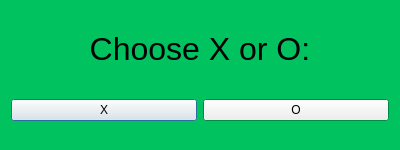
<?xml version="1.0" encoding="UTF-8"?>
<ui version="4.0">
 <class>Dialog</class>
 <widget class="QDialog" name="Dialog">
  <property name="geometry">
   <rect>
    <x>0</x>
    <y>0</y>
    <width>400</width>
    <height>150</height>
   </rect>
  </property>
  <property name="maximumSize">
   <size>
    <width>400</width>
    <height>150</height>
   </size>
  </property>
  <property name="palette">
   <palette>
    <active>
     <colorrole role="Base">
      <brush brushstyle="SolidPattern">
       <color alpha="255">
        <red>255</red>
        <green>255</green>
        <blue>255</blue>
       </color>
      </brush>
     </colorrole>
     <colorrole role="Window">
      <brush brushstyle="SolidPattern">
       <color alpha="255">
        <red>0</red>
        <green>194</green>
        <blue>94</blue>
       </color>
      </brush>
     </colorrole>
    </active>
    <inactive>
     <colorrole role="Base">
      <brush brushstyle="SolidPattern">
       <color alpha="255">
        <red>255</red>
        <green>255</green>
        <blue>255</blue>
       </color>
      </brush>
     </colorrole>
     <colorrole role="Window">
      <brush brushstyle="SolidPattern">
       <color alpha="255">
        <red>0</red>
        <green>194</green>
        <blue>94</blue>
       </color>
      </brush>
     </colorrole>
    </inactive>
    <disabled>
     <colorrole role="Base">
      <brush brushstyle="SolidPattern">
       <color alpha="255">
        <red>0</red>
        <green>194</green>
        <blue>94</blue>
       </color>
      </brush>
     </colorrole>
     <colorrole role="Window">
      <brush brushstyle="SolidPattern">
       <color alpha="255">
        <red>0</red>
        <green>194</green>
        <blue>94</blue>
       </color>
      </brush>
     </colorrole>
    </disabled>
   </palette>
  </property>
  <property name="windowTitle">
   <string>Choose X or O</string>
  </property>
  <layout class="QGridLayout" name="gridLayout">
   <item row="0" column="0" colspan="2">
    <widget class="QTextBrowser" name="textBrowser">
     <property name="enabled">
      <bool>false</bool>
     </property>
     <property name="sizePolicy">
      <sizepolicy hsizetype="Preferred" vsizetype="Fixed">
       <horstretch>0</horstretch>
       <verstretch>0</verstretch>
      </sizepolicy>
     </property>
     <property name="maximumSize">
      <size>
       <width>16777215</width>
       <height>50</height>
      </size>
     </property>
     <property name="frameShape">
      <enum>QFrame::NoFrame</enum>
     </property>
     <property name="html">
      <string>&lt;!DOCTYPE HTML PUBLIC &quot;-//W3C//DTD HTML 4.0//EN&quot; &quot;http://www.w3.org/TR/REC-html40/strict.dtd&quot;&gt;
&lt;html&gt;&lt;head&gt;&lt;meta name=&quot;qrichtext&quot; content=&quot;1&quot; /&gt;&lt;style type=&quot;text/css&quot;&gt;
p, li { white-space: pre-wrap; }
&lt;/style&gt;&lt;/head&gt;&lt;body style=&quot; font-family:'MS Shell Dlg 2'; font-size:8.25pt; font-weight:400; font-style:normal;&quot;&gt;
&lt;p align=&quot;center&quot; style=&quot; margin-top:0px; margin-bottom:0px; margin-left:0px; margin-right:0px; -qt-block-indent:0; text-indent:0px;&quot;&gt;&lt;span style=&quot; font-size:24pt; color:#000000;&quot;&gt;Choose X or O:&lt;/span&gt;&lt;/p&gt;&lt;/body&gt;&lt;/html&gt;</string>
     </property>
    </widget>
   </item>
   <item row="1" column="0">
    <widget class="QPushButton" name="pushButton">
     <property name="text">
      <string>X</string>
     </property>
    </widget>
   </item>
   <item row="1" column="1">
    <widget class="QPushButton" name="pushButton_2">
     <property name="text">
      <string>O</string>
     </property>
    </widget>
   </item>
  </layout>
 </widget>
 <resources/>
 <connections/>
</ui>
